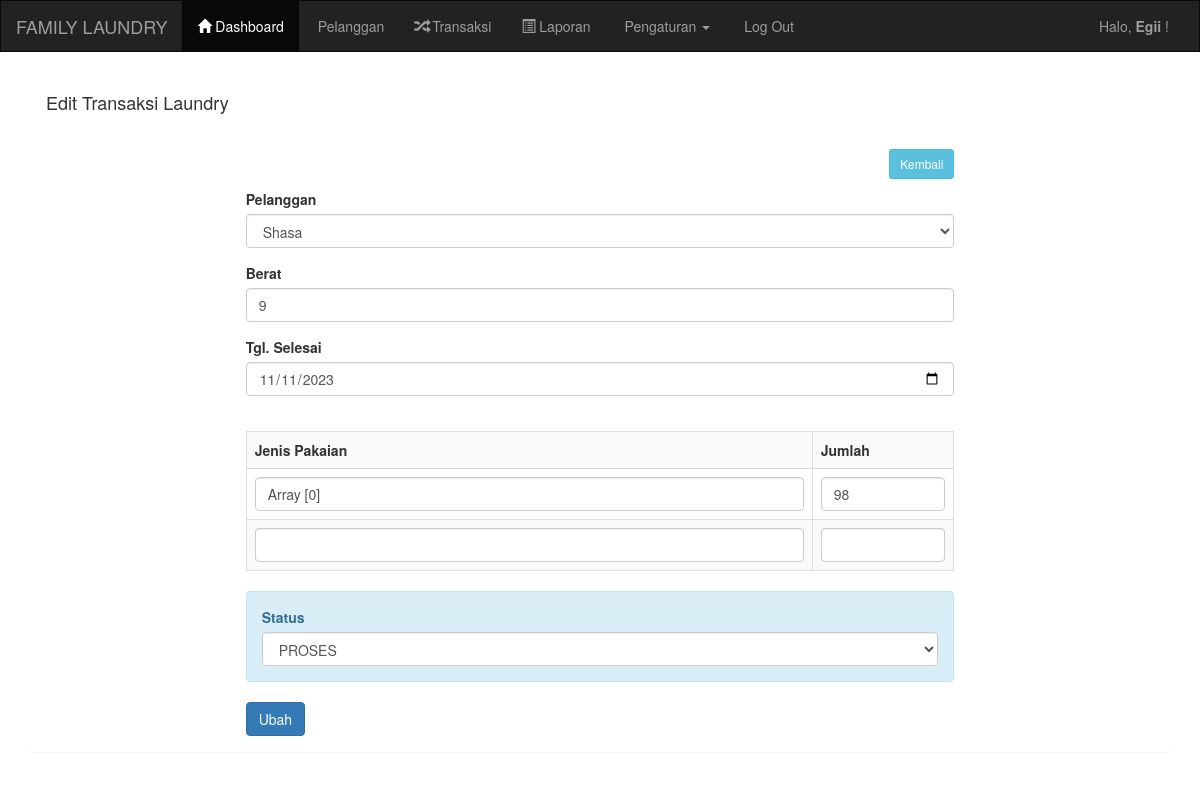
The page /transaksi_edit.php?id=5 (signed in) on the database its author committed.
### tables this page shows
CREATE TABLE `transaksi` (
  `transaksi_id` int(11) NOT NULL,
  `transaksi_tgl` date NOT NULL,
  `transaksi_pelanggan` int(11) NOT NULL,
  `transaksi_harga` int(11) NOT NULL,
  `transaksi_berat` int(11) NOT NULL,
  `transaksi_tgl_selesai` date NOT NULL,
  `transaksi_status` int(11) NOT NULL
);

CREATE TABLE `pelanggan` (
  `pelanggan_id` int(11) NOT NULL,
  `pelanggan_nama` varchar(255) NOT NULL,
  `pelanggan_hp` varchar(20) NOT NULL,
  `pelanggan_alamat` text NOT NULL
);

CREATE TABLE `pakaian` (
  `pakaian_id` int(11) NOT NULL,
  `pakaian_transaksi` int(11) NOT NULL,
  `pakaian_jenis` varchar(255) NOT NULL,
  `pakaian_jumlah` int(11) NOT NULL
);

### transaksi_edit.php (the view, shortened to what this page needs)
<?php include 'header.php'; ?>
<?php
include '../koneksi.php';
?>
<div class="container">
    <div class="panel">
        <div class="panel-heading">
            <h4>Edit Transaksi Laundry</h4>
        </div>
        <div class="panel-body">
            <div class="col-md-8 col-md-offset-2">
                <a href="transaksi.php" class="btn btn-sm btn-info pull-right">Kembali</a>
                <br/>
                <br/>
                <?php
                $id = $_GET['id'];
                $transaksi = mysqli_query($koneksi, "select * from transaksi where transaksi_id='$id'");
                while ($t = mysqli_fetch_array($transaksi)) {
                ?>
                <form method="post" action="transaksi_update.php">
                    <div class="form-group">
                        <label>Pelanggan</label>
                        <select class="form-control" name="pelanggan" required>
                            <?php
                            $data = mysqli_query($koneksi, "select * from pelanggan");
                            while ($d = mysqli_fetch_array($data)) {
                                ?>
                                <option <?php if ($d['pelanggan_id'] == $t['transaksi_pelanggan']) { echo "selected='selected'"; } ?> value="<?php echo $d['pelanggan_id']; ?>"><?php echo $d['pelanggan_nama']; ?></option>
                            <?php
                            }
                            ?>
                        </select>
                    </div>
                    <div class="form-group">
                        <label>Berat</label>
                        <input type="number" class="form-control" name="berat" placeholder="Masukkan berat cucian .." required value="<?php echo $t['transaksi_berat']; ?>">
                    </div>
                    <div class="form-group">
                        <label>Tgl. Selesai</label>
                        <input type="date" class="form-control" name="tgl_selesai" required value="<?php echo $t['transaksi_tgl_selesai']; ?>">
                    </div>
                    <br/>
                    <table class="table table-bordered table-striped">
                        <tr>
                            <th>Jenis Pakaian</th>
                            <th width="20%">Jumlah</th>
                        </tr>
                        <?php
                        $id_transaksi = $t['transaksi_id'];
                        $pakaian = mysqli_query($koneksi, "select * from pakaian where pakaian_transaksi = $id_transaksi");
                        while ($p = mysqli_fetch_array($pakaian)) {
                            ?>
                            <tr>
                                <td><input type="text" class="form-control" name="jenis_pakaian[]" value="<?php echo $p['pakaian_jenis']; ?>"></td>
                                <td><input type="number" class="form-control" name="jumlah_pakaian[]" value="<?php echo $p['pakaian_jumlah']; ?>"></td>
                            </tr>
                        <?php } ?>
                        <tr>
                            <td><input type="text" class="form-control" name="jenis_pakaian[]"></td>
                            <td><input type="number" class="form-control" name="jumlah_pakaian[]"></td>
                        </tr>
                    </table>
                    <div class="form-group alert alert-info">
                        <label>Status</label>
                        <select class="form-control" name="status" required>
                            <option <?php if ($t['transaksi_status'] == "0") { echo "selected='selected'"; } ?> value="0">PROSES</option>
                        </select>
                    </div>
                    <input type="submit" class="btn btn-primary" value="Ubah">
                </form>
                <?php
                }
                ?>
            </div>
        </div>
    </div>
</div>
<?php include "footer.php"; ?>

### rows shown on the page
transaksi: pelanggan "Shasa", berat "9", tgl_selesai "11/11/2023", status "PROSES"
pakaian: pakaian_jenis "Array [0]", pakaian_jumlah "98"

### other values the page prints
$_SESSION['username'] "Egii"
